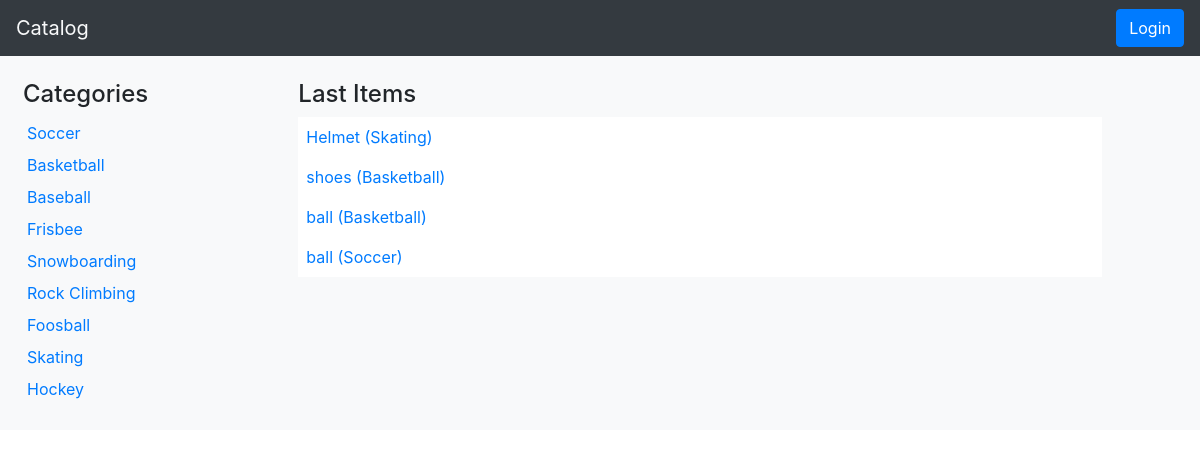
/catalog, run on the app's committed database.
### models.py (models this page shows, shortened)
class Category(Base):
    __tablename__ = 'category'
    id = Column(Integer, primary_key=True)
    name = Column(String, nullable=False)

class Item(Base):
    __tablename__ = 'item'
    id = Column(Integer, primary_key=True)
    title = Column(String, nullable=False)
    description = Column(String)
    cat_id = Column(Integer, ForeignKey('category.id'))
    category = relationship(Category)
    user_id = Column(Integer, ForeignKey('user.id'))
    user = relationship(User)

### catalogApp.py (the view)
@app.route("/")
@app.route("/catalog")
def showCatalog():
    categories = controller.getCategories()
    items = controller.getLastItems()
    category = ""
    return render_template('catalog.html', categories=categories,
                           items=items, category=category)

### controller.py (called while the page is built)
def getCategories():
    return session.query(Category).all()

def getLastItems():
    return session.query(Item).order_by(Item.id.desc()).limit(5)

### templates/catalog.html (shortened to what this page needs)
<!DOCTYPE html>
<html lang="en">
<head>
  <link rel="stylesheet" href="https://stackpath.bootstrapcdn.com/bootstrap/4.1.3/css/bootstrap.min.css">
  <link rel="stylesheet" type="text/css" href="{{url_for('static', filename="style.css")}}">
</head>
<body>
  <header class="navbar sticky-top bg-dark">
    <a class="navbar-brand mr-0 text-light" href="{{url_for('showCatalog')}}">Catalog</a>
    <form class="form-inline" action="{{url_for('showLogin')}}" method='GET'>
      <button class="btn btn-primary"  type="submit">Login</button>
    </form>
  </header>
  <div class="container-fluid bg-light" id="categories">
    <div class="row">
      <div class="col-2">
        <nav class="nav flex-column pt-4 pl-2" role="navigation">
          <h4>Categories</h4>
          {% for category in categories %}
          <div class="nav-item p-1">
              <a href="{{url_for('showItems', category_id=category.id)}}">{{category.name}}</a>
          </div>
          {% endfor %}
        </nav>
      </div>
      <div class="col pt-4">
        <main class="row">
          <div class="col-1">
          </div>
          <div class="col">
            {% if category=="" %}
              <h4>Last Items</h4>
            {% else %}
              {% if count==1 %}
                <h4>{{category}} ({{count}} item)</h4>
              {% else %}
                <h4>{{category}} ({{count}} items)</h4>
              {% endif %}
            {% endif %}
            {% for item in items %}
            <div class="bg-white p-2">
                <a href="{{url_for('showItem', category_id=item.cat_id, item_id=item.id)}}">
                  {% if category=="" %}
                    {{item.title}} ({{item.category.name}})
                  {% else %}
                    {{item.title}}
                  {% endif %}
                </a>
            </div>
            {% endfor %}
          </div>
          <div class="col-1"></div>
        </main>
      </div>
    </div>
    <div class="row">
      <div class="col">
        <div class="bottom_space">
        </div>
      </div>
    </div>
  </div>
</body>
</html>

### static/style.css (style rules this page uses)
.bottom_space { height: 25px; }

### data on the page
Category: name "Soccer"
Category: name "Basketball"
Category: name "Baseball"
Category: name "Frisbee"
Category: name "Snowboarding"
Category: name "Rock Climbing"
Category: name "Foosball"
Category: name "Skating"
Category: name "Hockey"
Item: title "Helmet", category.name "Skating"
Item: title "shoes", category.name "Basketball"
Item: title "ball", category.name "Basketball"
Item: title "ball", category.name "Soccer"
